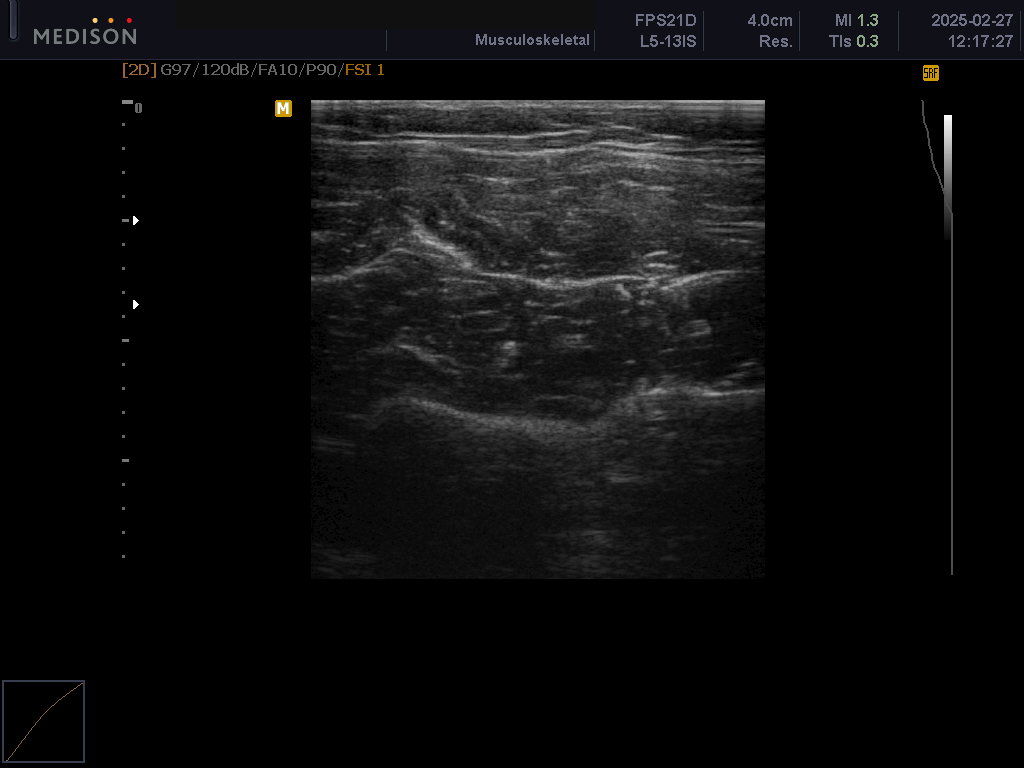
#> input picture 250227/TEST_0002.BMP, 1024 x 768 px
$ python crop_image.py
#> lines starting #> are read from the running program, lines starting #| are printed output that depends on the picture
# image cropping code

import cv2

# 이미지 파일 경로
image_path = "./TEST_0002.BMP"

# 이미지 로드
image = cv2.imread(image_path)
#> image is the input picture: shape (768, 1024, 3); mean B, G, R 12.9, 12.5, 12.5

# 자를 좌표 설정
x_start, x_end = 311, 765
y_start, y_end = 101, 579

# 이미지 자르기
cropped_image = image[y_start:y_end, x_start:x_end]
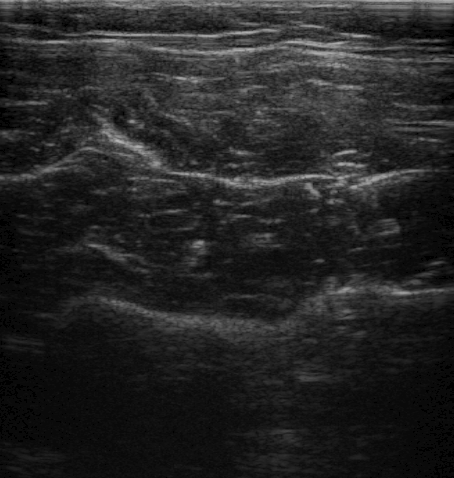
#> cropped_image: shape (478, 454, 3); min 0, max 183, mean 36.6

# 저장할 파일 경로
cropped_image_path = "./cropped_image.BMP"

# 자른 이미지 저장
cv2.imwrite(cropped_image_path, cropped_image)

# 결과 출력
print(f"가운데 부분을 자른 이미지가 저장되었습니다: {cropped_image_path}")
